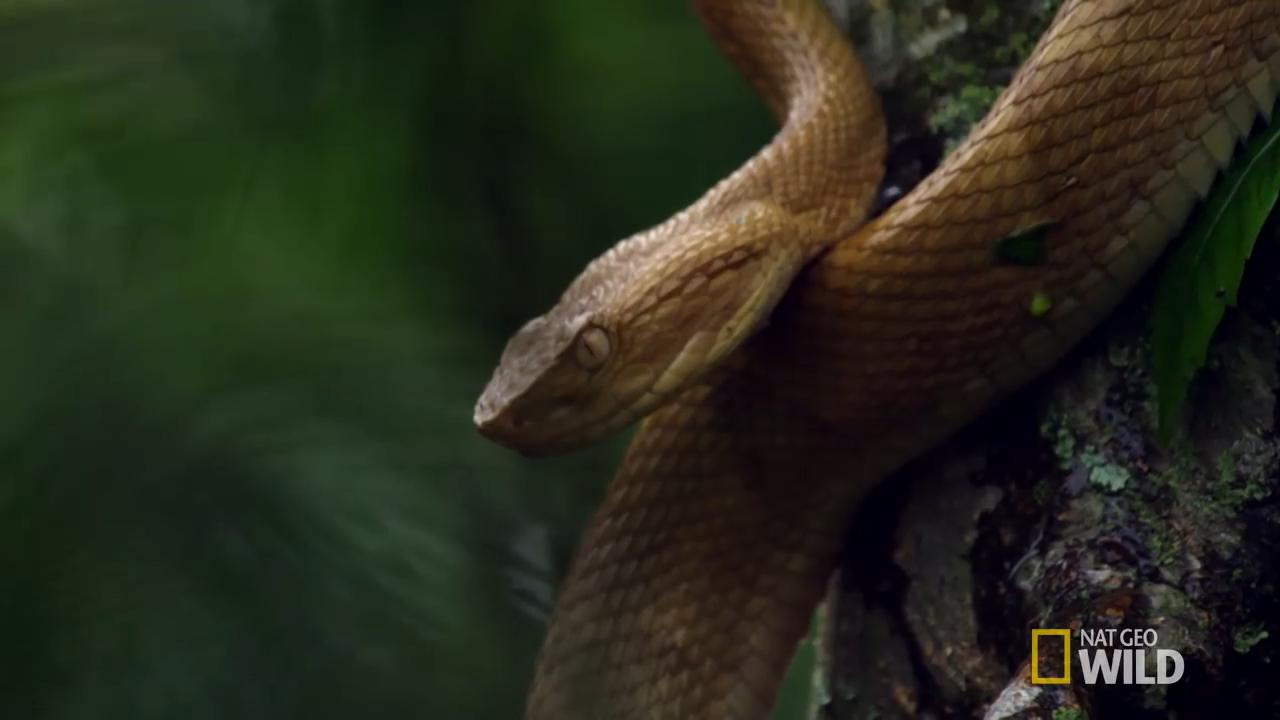
%> input picture prashant.jpg, 1280 x 720 px
$ octave conv_match.m   (GNU Octave 9; MATLAB toolbox functions it lacks are replaced by stand-ins)
%> lines starting %> are read from the running program, lines starting %| are printed output that depends on the picture
% Template matching by convolution

% The convolution (more specifically the cross-correlation) will multiply
% the kernel with the image, so each occurrence of high values in the
% input image will also result in high values in the output image, no
% matter the kernel. This is due to the fact that the (unnormalized) cross
% correlation is not invariant to the mean value;
% To accommodate for this, this implementation takes the horizontal
% and vertical gradient of both image and mask and convolves on these
% representations (i.e. in feature space), which results in the
% expected behavior.

input = imread('prashant.jpg');
%> input is the input picture: size 720x1280x3 uint8; mean R, G, B 39.3, 42.1, 28.1
mask  = imread('6.jpg');
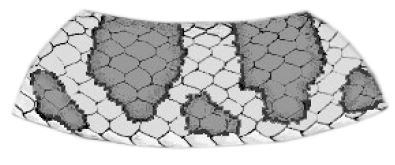
%> input picture 6.JPG, 395 x 165 px
%> mask is the input picture: size 165x395x3 uint8; min 0, max 255, mean 197.9

% grayscale conversion using Gleam transformation
% (i.e. mean over all gamma-corrected channels)
gleam = @(I) (1/3) * ((double(I(:,:,1))/255).^(1/2.2) + ...
                      (double(I(:,:,2))/255).^(1/2.2) + ...
                      (double(I(:,:,3))/255).^(1/2.2));

% input range compression to 0..1
normalize = @(I) (I-min(min(I)))/(max(max(I))-min(min(I)));

% convert input and mask to grayscale
g_input = gleam(input);
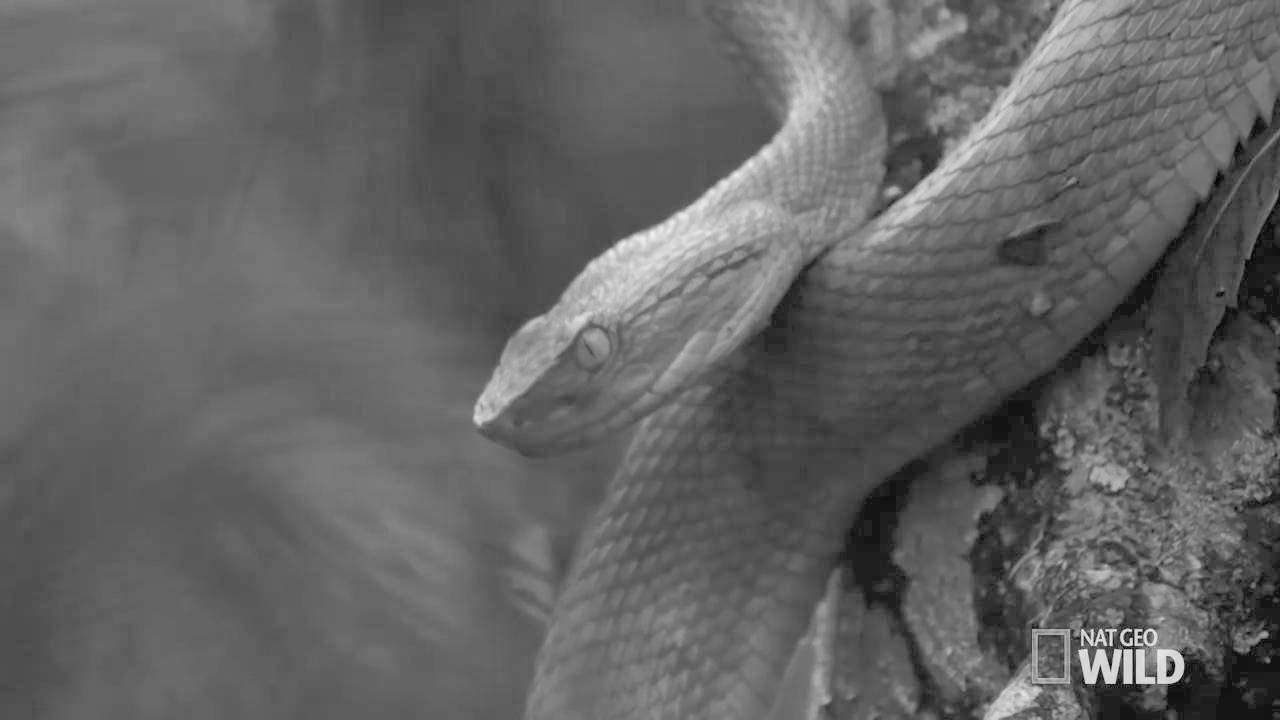
%> g_input: size 720x1280 double; min 0, max 0.944, mean 0.39
g_mask  = gleam(mask);
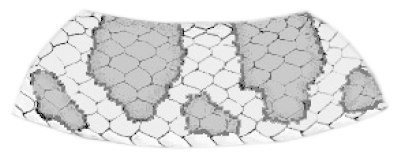
%> g_mask: size 165x395 double; min 0, max 1, mean 0.877

% get the gradients
gd_input = conv2(g_input, [-1 0 1; -1 0 1; -1 0 1]/3, 'same') + ...
           conv2(g_input, [-1 -1 -1; 0 0 0; 1 1 1]/3, 'same');
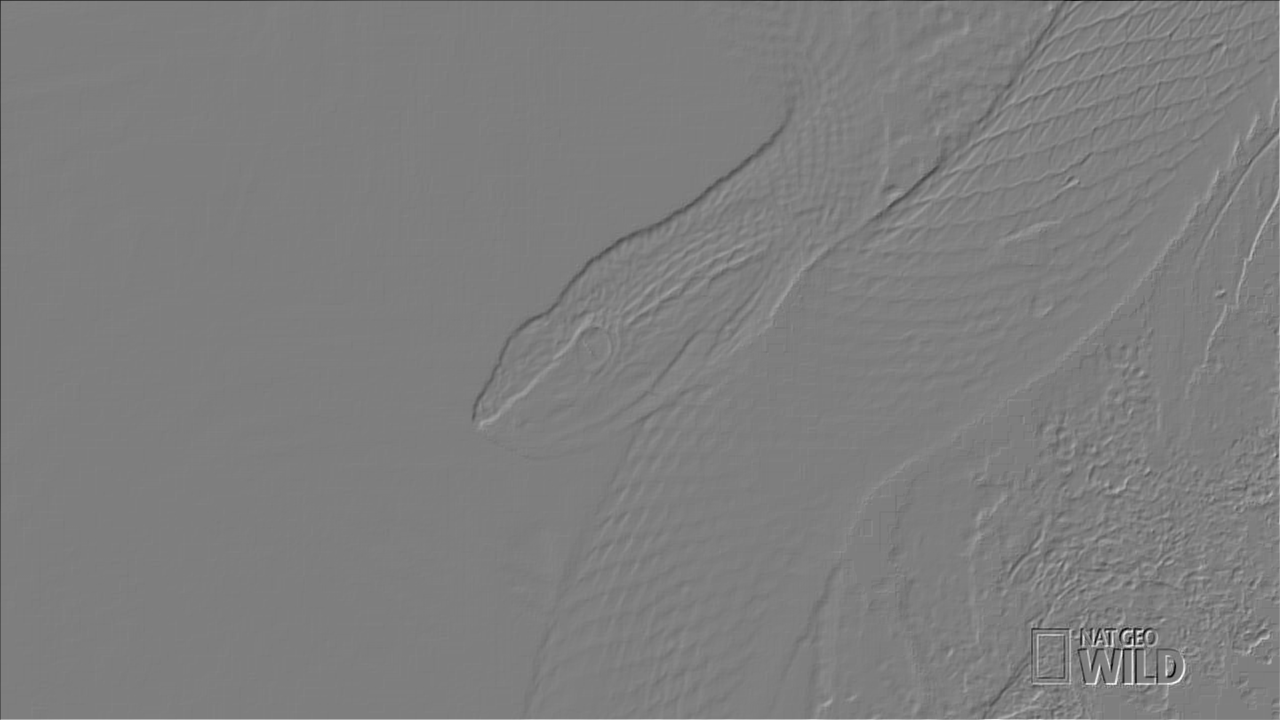
%> gd_input: size 720x1280 double; min -0.939, max 0.948, mean 0.000235; drawn with min black and max white
gd_mask  = conv2(g_mask, [-1 0 1; -1 0 1; -1 0 1]/3, 'same') + ...
           conv2(g_mask, [-1 -1 -1; 0 0 0; 1 1 1]/3, 'same');

% flip the mask along all axes to make the convolution behave
% like a correlation.
gd_mask = rot90(gd_mask, 2);
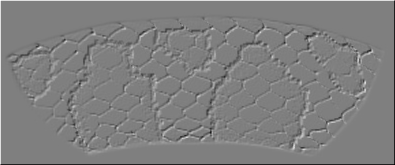
%> gd_mask: size 165x395 double; min -1.33, max 1.33, mean 3.14e-17; mean of the top-left, top-right, bottom-left and bottom-right quarters 0.0108, 0.0038, -0.00328, -0.0111; drawn with min black and max white

% perform the cross-correlation (by means of convolution)
convolved = conv2(gd_input, gd_mask, 'valid');
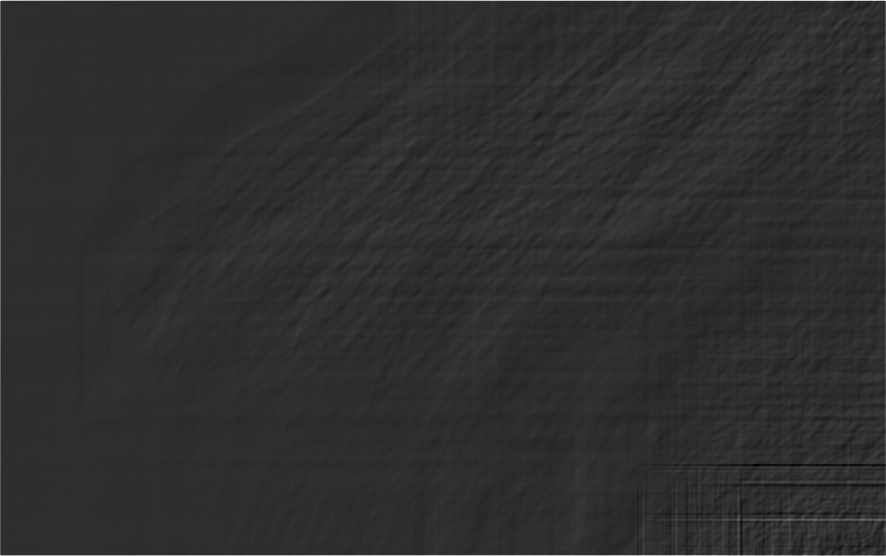
%> convolved: size 556x886 double; min -54, max 242.4, mean 0.7; drawn with min black and max white

% find the best match location
[min_value, min_index] = min(convolved(:));
%> min_value = -54; min_index = 420802
[min_row, min_col]     = ind2sub(size(convolved), min_index);
%> min_row = 466; min_col = 757

% show the convolution map
figure;
imshow(normalize(convolved)); hold on;
rectangle('Position', [min_col-32+2 min_row-32+2 64 64], 'EdgeColor', [1 0 0]);

% show the original image
figure;
imshow(input*0.75+64); hold on;
rectangle('Position', [min_col+2 min_row+2 64 64], ...
          'EdgeColor', [0.5 0 0], ...
          'LineWidth', 3, ...
          'LineStyle', ':');
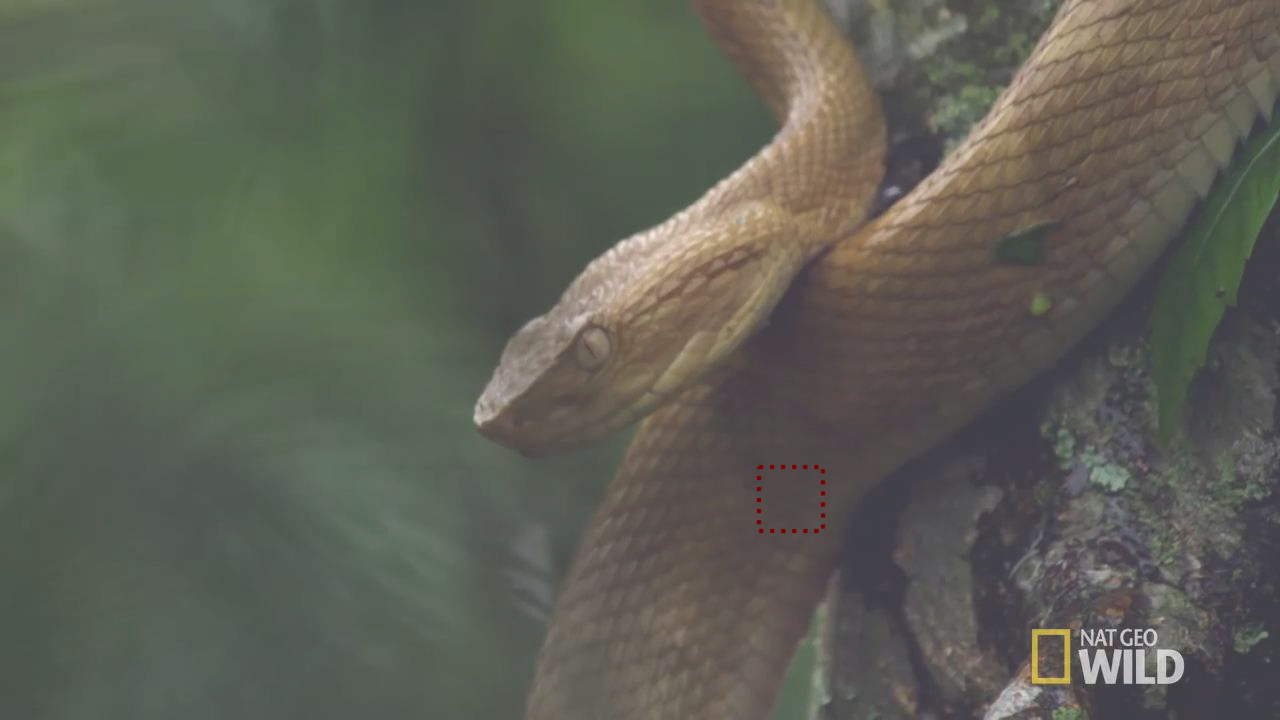
%> figure redrawn from the program's plot data
